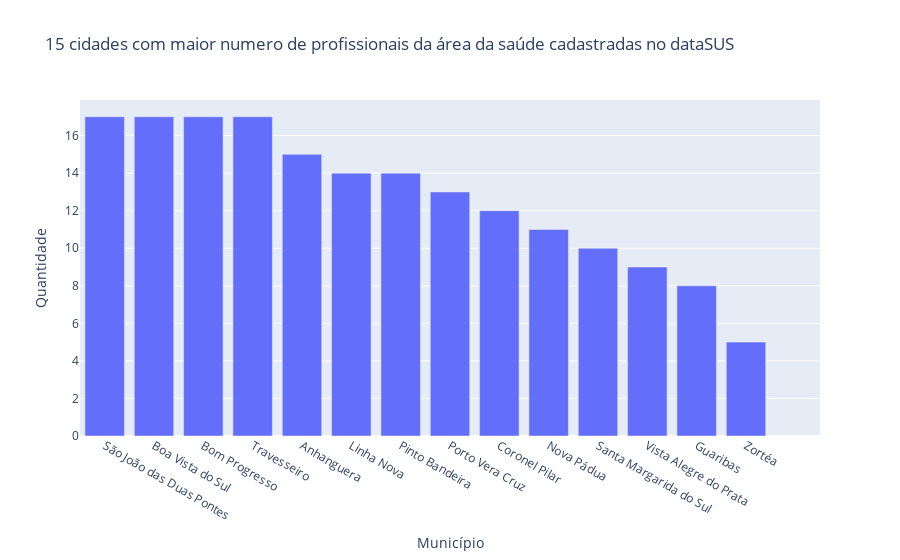
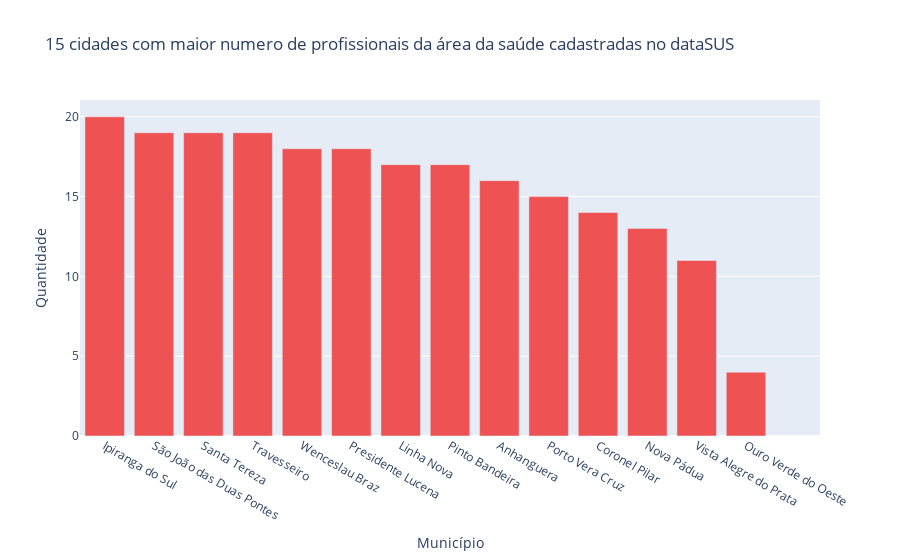
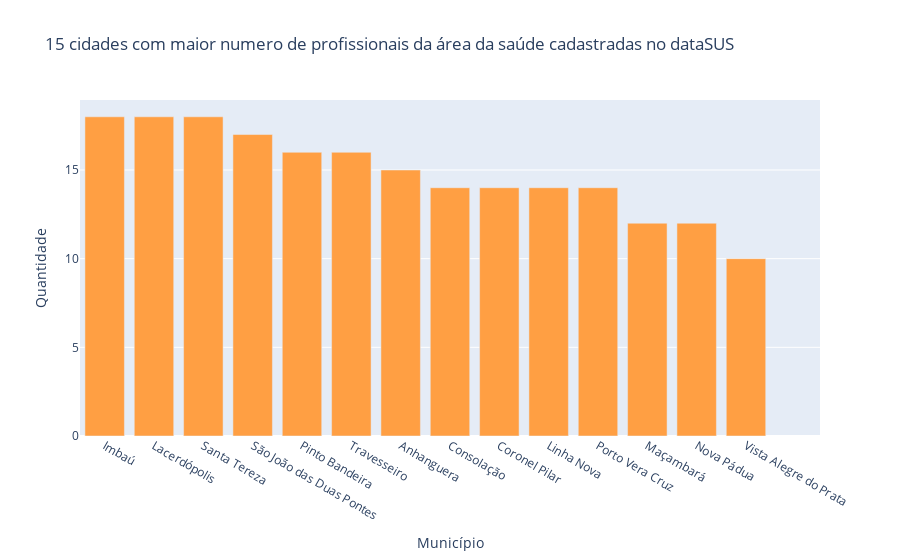

Source (notebook cell) for these figures, in order:
### Code cell
x1=go.Bar(x=cidadefunmai[-15:],y=quantidadefunmai[-15:],name="Maio/2019")
x2=go.Bar(x=cidadefun[-15:],y=quantidadefun[-15:],name='Maio/2020',marker = {'color': '#ee5253'})
x3=go.Bar(x=cidadefunjan[-15:],y=quantidadefunjan[-15:],name='Janeiro/2020',marker = {'color': '#ff9f43'})

layout = go.Layout(title='15 cidades com maior numero de profissionais da área da saúde cadastradas no dataSUS',
                   yaxis={'title':'Quantidade'},
                   xaxis={'title': 'Município'})

fig=go.Figure(data=x1,layout=layout)
py.iplot(fig)
fig=go.Figure(data=x2,layout=layout)
py.iplot(fig)
fig=go.Figure(data=x3,layout=layout)
py.iplot(fig)

### Figure 1 — Plotly figure (JSON) as saved in the notebook; plotly's stock layout.template omitted (floating-point values rounded to 4 significant figures)
{"data": [{"name": "Maio/2019", "type": "bar", "x": ["São João das Duas Pontes", "Boa Vista do Sul", "Bom Progresso", "Travesseiro", "Anhanguera", "Linha Nova", "Pinto Bandeira", "Porto Vera Cruz", "Coronel Pilar", "Nova Pádua", "Santa Margarida do Sul", "Vista Alegre do Prata", "Guaribas", "Zortéa", ""], "y": [17, 17, 17, 17, 15, 14, 14, 13, 12, 11, 10, 9, 8, 5, null]}], "layout": {"title": {"text": "15 cidades com maior numero de profissionais da área da saúde cadastradas no dataSUS"}, "xaxis": {"title": {"text": "Município"}}, "yaxis": {"title": {"text": "Quantidade"}}}}

### Figure 2 — Plotly figure (JSON) as saved in the notebook; plotly's stock layout.template omitted (floating-point values rounded to 4 significant figures)
{"data": [{"marker": {"color": "#ee5253"}, "name": "Maio/2020", "type": "bar", "x": ["Ipiranga do Sul", "São João das Duas Pontes", "Santa Tereza", "Travesseiro", "Wenceslau Braz", "Presidente Lucena", "Linha Nova", "Pinto Bandeira", "Anhanguera", "Porto Vera Cruz", "Coronel Pilar", "Nova Pádua", "Vista Alegre do Prata", "Ouro Verde do Oeste", ""], "y": [20, 19, 19, 19, 18, 18, 17, 17, 16, 15, 14, 13, 11, 4, null]}], "layout": {"title": {"text": "15 cidades com maior numero de profissionais da área da saúde cadastradas no dataSUS"}, "xaxis": {"title": {"text": "Município"}}, "yaxis": {"title": {"text": "Quantidade"}}}}

### Figure 3 — Plotly figure (JSON) as saved in the notebook; plotly's stock layout.template omitted (floating-point values rounded to 4 significant figures)
{"data": [{"marker": {"color": "#ff9f43"}, "name": "Janeiro/2020", "type": "bar", "x": ["Imbaú", "Lacerdópolis", "Santa Tereza", "São João das Duas Pontes", "Pinto Bandeira", "Travesseiro", "Anhanguera", "Consolação", "Coronel Pilar", "Linha Nova", "Porto Vera Cruz", "Maçambará", "Nova Pádua", "Vista Alegre do Prata", ""], "y": [18, 18, 18, 17, 16, 16, 15, 14, 14, 14, 14, 12, 12, 10, null]}], "layout": {"title": {"text": "15 cidades com maior numero de profissionais da área da saúde cadastradas no dataSUS"}, "xaxis": {"title": {"text": "Município"}}, "yaxis": {"title": {"text": "Quantidade"}}}}
